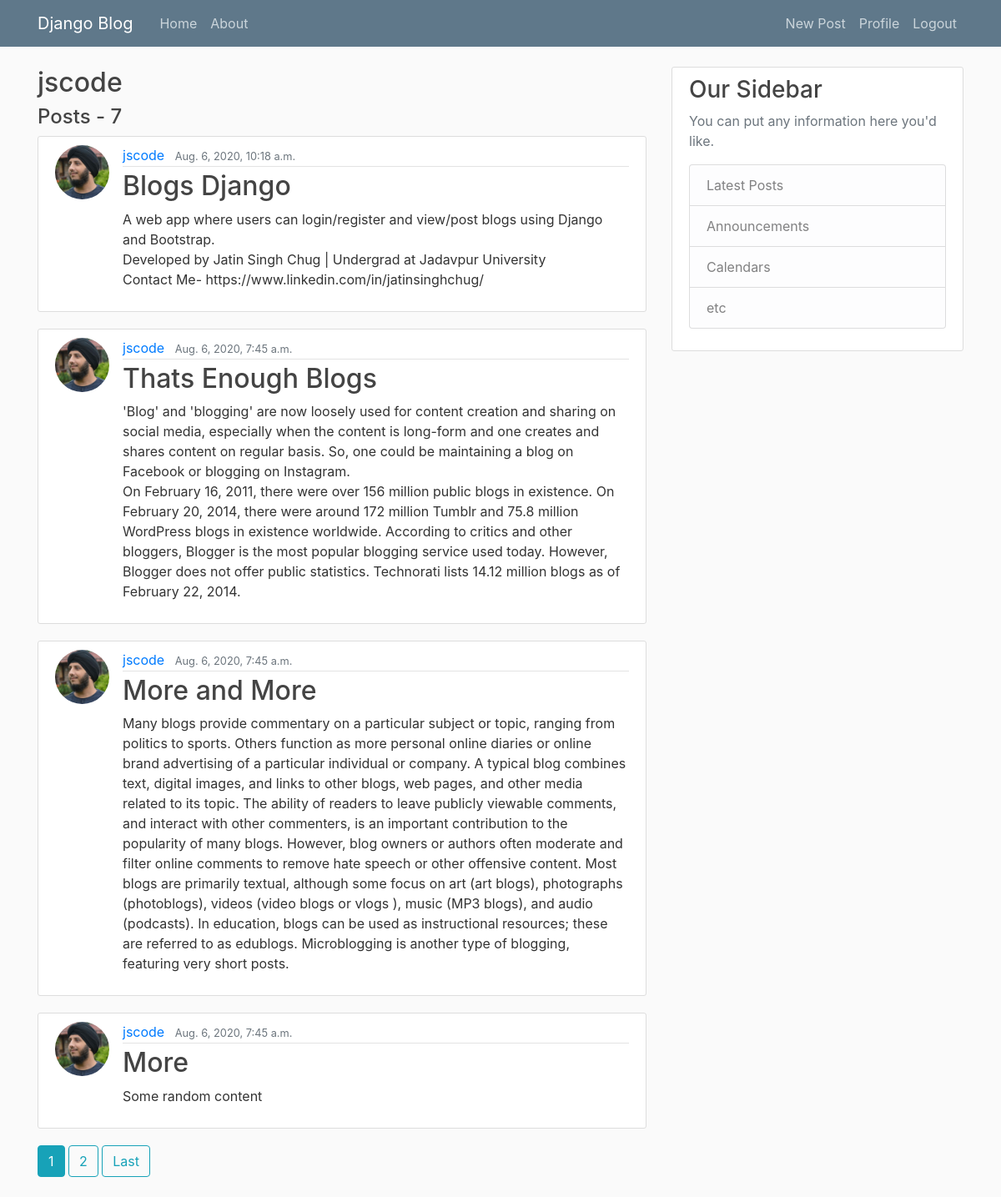
The app's page /user/jscode/ (signed in) with its own data.
### blogs/models.py (models this page shows, shortened)
class Post(models.Model):
    title = models.CharField(max_length=32)
    content = models.TextField()
    date_posted = models.DateTimeField(default=timezone.now)
    author = models.ForeignKey(User, on_delete= models.CASCADE)

### users/models.py (models this page shows, shortened)
class Profile(models.Model):
    user = models.OneToOneField(User,on_delete=models.CASCADE)
    image = models.ImageField(default='default.jpg',upload_to='profile_pics')

### blogs/views.py (the view)
# urls.py: path('user/<str:username>/',views.UserPostListView.as_view(),name="user-posts"),
class UserPostListView(ListView):
    model=Post
    template_name='blogs/user_posts.html'
    context_object_name='posts'
    paginate_by = 4
    def get_queryset(self):
        user = get_object_or_404(User,username=self.kwargs.get("username"))
        return Post.objects.filter(author=user).order_by('-date_posted')

### templates/blogs/user_posts.html (shortened to what this page needs)
{% extends "base.html" %}
{% block content %}
<div>
    <h2 class="mb-2">{{ view.kwargs.username }}</h2>
    <h4 class="mb-2">Posts - {{ page_obj.paginator.count }}</h4>
</div>
{% for post in posts %}
<article class="media content-section">
    <img class="rounded-circle article-img" src="{{ post.author.profile.image.url }}">
    <div class="media-body">
        <div class="article-metadata">
            <a class="mr-2" href="#">{{ post.author }}</a>
            <small class="text-muted">{{ post.date_posted }}</small>
        </div>
        <h2><a class="article-title" href="{% url 'post-detail' post.id %}">{{ post.title }}</a></h2>
        <p class="article-content">{{ post.content }}</p>
    </div>
</article>
{% endfor %}
{% if is_paginated %}
    {% for n in page_obj.paginator.page_range %}
        {% if n == page_obj.number %}
            <a class="btn btn-info mb-4" href="?page={{ n }}">{{ n }}</a>
        {% elif n > page_obj.number|add:'-3' and n < page_obj.number|add:'3' %}
            <a class="btn btn-outline-info mb-4" href="?page={{ n }}">{{ n }}</a>
        {% endif %}
    {% endfor %}
    {% if page_obj.has_next %}
        <a class="btn btn-outline-info mb-4" href="?page={{ page_obj.paginator.num_pages }}">Last</a>
    {% endif %}
{% endif %}
{% endblock content %}

### blogs/static/main.css (style rules this page uses)
body { background: #fafafa; color: #333333; margin-top: 5rem; }
h1, h2, h3, h4, h5, h6 { color: #444444; }
.content-section { background: #ffffff; padding: 10px 20px; border: 1px solid #dddddd; border-radius: 3px; margin-bottom: 20px; }
.article-title { color: #444444; }
.article-content { white-space: pre-line; }
.article-img { height: 65px; width: 65px; margin-right: 16px; }
.article-metadata { padding-bottom: 1px; margin-bottom: 4px; border-bottom: 1px solid #e3e3e3 }

### records on screen
Post: author.profile.image (picture), author "jscode", date_posted "Aug. 6, 2020, 10:18 a.m.", title "Blogs Django", content "A web app where users can login/register and view/post blogs using Django and Bootstrap. Developed by Jatin Singh Chug | Undergrad at Jadavpur University Contact Me- https://www.linkedin.com/in/jatinsinghchug/"
Post: author.profile.image (picture), author "jscode", date_posted "Aug. 6, 2020, 7:45 a.m.", title "Thats Enough Blogs", content "'Blog' and 'blogging' are now loosely used for content creation and sharing on social media, especially when the content is long-form and one creates and shares content on regular basis. So, one could be maintaining a blog on Facebook or blogging on Instagram. On February 16, 2011, there were over 156 million public blogs in existence. On February 20, 2014, there were around 172 million Tumblr and 75.8 million WordPress blogs in existence worldwide. According to critics and other bloggers, Blogger is the most popular blogging service used today. However, Blogger does not offer public statistics. Technorati lists 14.12 million blogs as of February 22, 2014."
Post: author.profile.image (picture), author "jscode", date_posted "Aug. 6, 2020, 7:45 a.m.", title "More and More", content "Many blogs provide commentary on a particular subject or topic, ranging from politics to sports. Others function as more personal online diaries or online brand advertising of a particular individual or company. A typical blog combines text, digital images, and links to other blogs, web pages, and other media related to its topic. The ability of readers to leave publicly viewable comments, and interact with other commenters, is an important contribution to the popularity of many blogs. However, blog owners or authors often moderate and filter online comments to remove hate speech or other offensive content. Most blogs are primarily textual, although some focus on art (art blogs),…"
Post: author.profile.image (picture), author "jscode", date_posted "Aug. 6, 2020, 7:45 a.m.", title "More", content "Some random content"

### other values on screen
{{ view.kwargs.username }} "jscode"
{{ page_obj.paginator.count }} "7"
{{ n }} "1"
{{ n }} "2"
